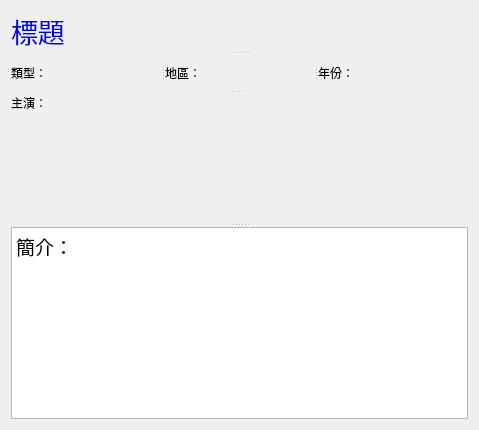
<?xml version="1.0" encoding="UTF-8"?>
<ui version="4.0">
 <class>Dialog</class>
 <widget class="QDialog" name="Dialog">
  <property name="geometry">
   <rect>
    <x>0</x>
    <y>0</y>
    <width>479</width>
    <height>430</height>
   </rect>
  </property>
  <property name="windowTitle">
   <string>Dialog</string>
  </property>
  <property name="windowIcon">
   <iconset>
    <normaloff>../../../下載/favicon.ico</normaloff>../../../下載/favicon.ico</iconset>
  </property>
  <layout class="QHBoxLayout" name="horizontalLayout">
   <item>
    <widget class="QSplitter" name="splitter_2">
     <property name="orientation">
      <enum>Qt::Vertical</enum>
     </property>
     <widget class="QLabel" name="label">
      <property name="sizePolicy">
       <sizepolicy hsizetype="Preferred" vsizetype="Minimum">
        <horstretch>0</horstretch>
        <verstretch>0</verstretch>
       </sizepolicy>
      </property>
      <property name="minimumSize">
       <size>
        <width>0</width>
        <height>35</height>
       </size>
      </property>
      <property name="maximumSize">
       <size>
        <width>16777215</width>
        <height>35</height>
       </size>
      </property>
      <property name="font">
       <font>
        <pointsize>20</pointsize>
        <weight>50</weight>
        <bold>false</bold>
       </font>
      </property>
      <property name="focusPolicy">
       <enum>Qt::NoFocus</enum>
      </property>
      <property name="text">
       <string>&lt;a href=&quot;https://google.com&quot;&gt;標題&lt;/a&gt;</string>
      </property>
      <property name="textFormat">
       <enum>Qt::MarkdownText</enum>
      </property>
      <property name="openExternalLinks">
       <bool>true</bool>
      </property>
     </widget>
     <widget class="QSplitter" name="splitter">
      <property name="sizePolicy">
       <sizepolicy hsizetype="Expanding" vsizetype="Maximum">
        <horstretch>0</horstretch>
        <verstretch>35</verstretch>
       </sizepolicy>
      </property>
      <property name="minimumSize">
       <size>
        <width>0</width>
        <height>35</height>
       </size>
      </property>
      <property name="orientation">
       <enum>Qt::Horizontal</enum>
      </property>
      <widget class="QLabel" name="label_2">
       <property name="sizePolicy">
        <sizepolicy hsizetype="Preferred" vsizetype="Minimum">
         <horstretch>0</horstretch>
         <verstretch>0</verstretch>
        </sizepolicy>
       </property>
       <property name="minimumSize">
        <size>
         <width>0</width>
         <height>35</height>
        </size>
       </property>
       <property name="maximumSize">
        <size>
         <width>16777215</width>
         <height>35</height>
        </size>
       </property>
       <property name="text">
        <string>類型：</string>
       </property>
      </widget>
      <widget class="QLabel" name="label_3">
       <property name="sizePolicy">
        <sizepolicy hsizetype="Preferred" vsizetype="Minimum">
         <horstretch>0</horstretch>
         <verstretch>0</verstretch>
        </sizepolicy>
       </property>
       <property name="minimumSize">
        <size>
         <width>0</width>
         <height>35</height>
        </size>
       </property>
       <property name="maximumSize">
        <size>
         <width>16777215</width>
         <height>35</height>
        </size>
       </property>
       <property name="text">
        <string>地區：</string>
       </property>
      </widget>
      <widget class="QLabel" name="label_4">
       <property name="sizePolicy">
        <sizepolicy hsizetype="Preferred" vsizetype="Minimum">
         <horstretch>0</horstretch>
         <verstretch>0</verstretch>
        </sizepolicy>
       </property>
       <property name="minimumSize">
        <size>
         <width>0</width>
         <height>35</height>
        </size>
       </property>
       <property name="maximumSize">
        <size>
         <width>16777215</width>
         <height>35</height>
        </size>
       </property>
       <property name="text">
        <string>年份：</string>
       </property>
      </widget>
     </widget>
     <widget class="QLabel" name="label_5">
      <property name="sizePolicy">
       <sizepolicy hsizetype="Preferred" vsizetype="Maximum">
        <horstretch>0</horstretch>
        <verstretch>0</verstretch>
       </sizepolicy>
      </property>
      <property name="maximumSize">
       <size>
        <width>16777215</width>
        <height>16777215</height>
       </size>
      </property>
      <property name="text">
       <string>主演：</string>
      </property>
      <property name="scaledContents">
       <bool>false</bool>
      </property>
      <property name="alignment">
       <set>Qt::AlignLeading|Qt::AlignLeft|Qt::AlignTop</set>
      </property>
      <property name="wordWrap">
       <bool>true</bool>
      </property>
      <property name="textInteractionFlags">
       <set>Qt::LinksAccessibleByKeyboard|Qt::LinksAccessibleByMouse</set>
      </property>
     </widget>
     <widget class="QTextBrowser" name="textBrowser">
      <property name="html">
       <string>&lt;!DOCTYPE HTML PUBLIC &quot;-//W3C//DTD HTML 4.0//EN&quot; &quot;http://www.w3.org/TR/REC-html40/strict.dtd&quot;&gt;
&lt;html&gt;&lt;head&gt;&lt;meta name=&quot;qrichtext&quot; content=&quot;1&quot; /&gt;&lt;style type=&quot;text/css&quot;&gt;
p, li { white-space: pre-wrap; }
&lt;/style&gt;&lt;/head&gt;&lt;body style=&quot; font-family:'Lucida MAC'; font-size:14pt; font-weight:400; font-style:normal;&quot;&gt;
&lt;p style=&quot; margin-top:0px; margin-bottom:0px; margin-left:0px; margin-right:0px; -qt-block-indent:0; text-indent:0px;&quot;&gt;簡介：&lt;/p&gt;&lt;/body&gt;&lt;/html&gt;</string>
      </property>
      <property name="openExternalLinks">
       <bool>true</bool>
      </property>
     </widget>
    </widget>
   </item>
  </layout>
 </widget>
 <resources/>
 <connections/>
</ui>
